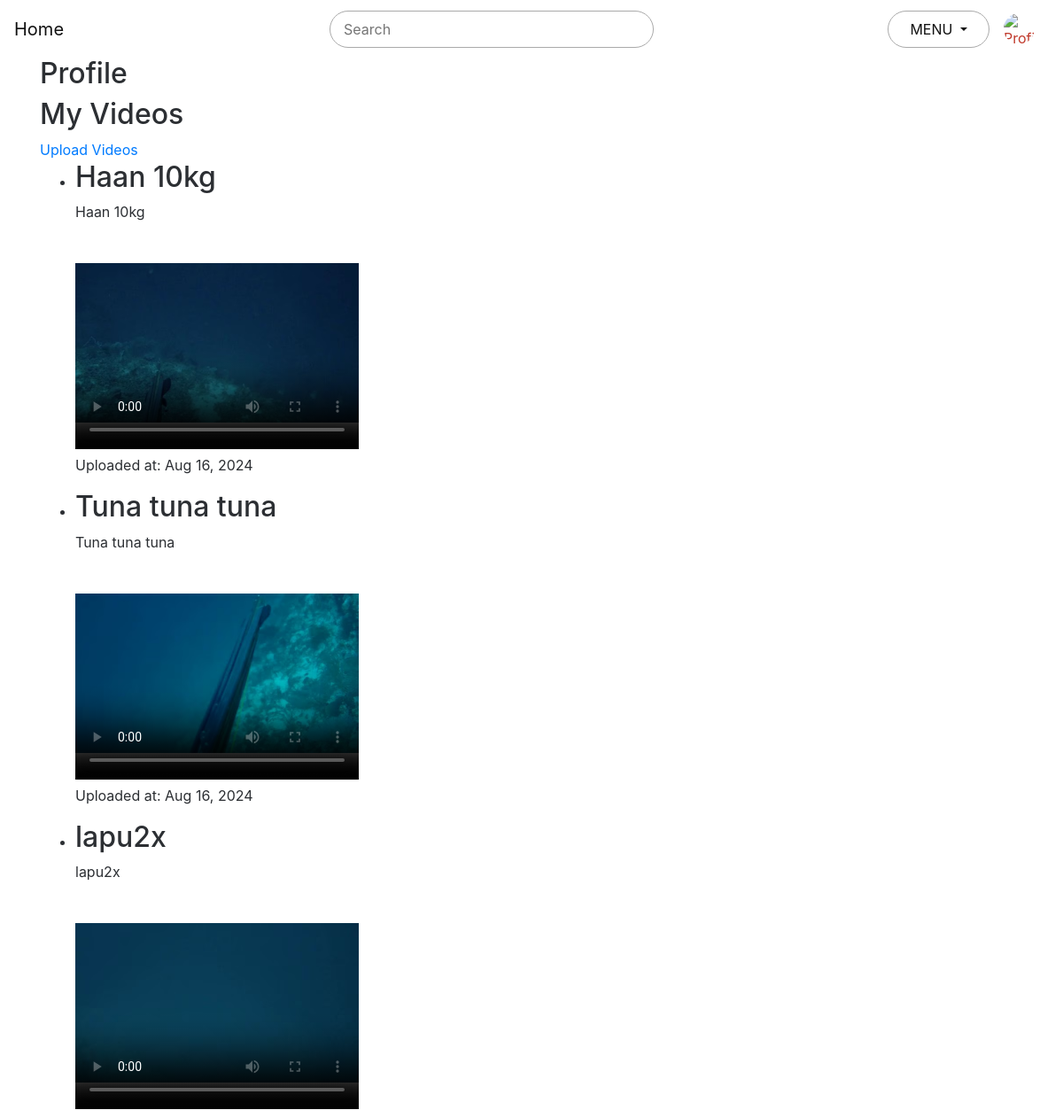
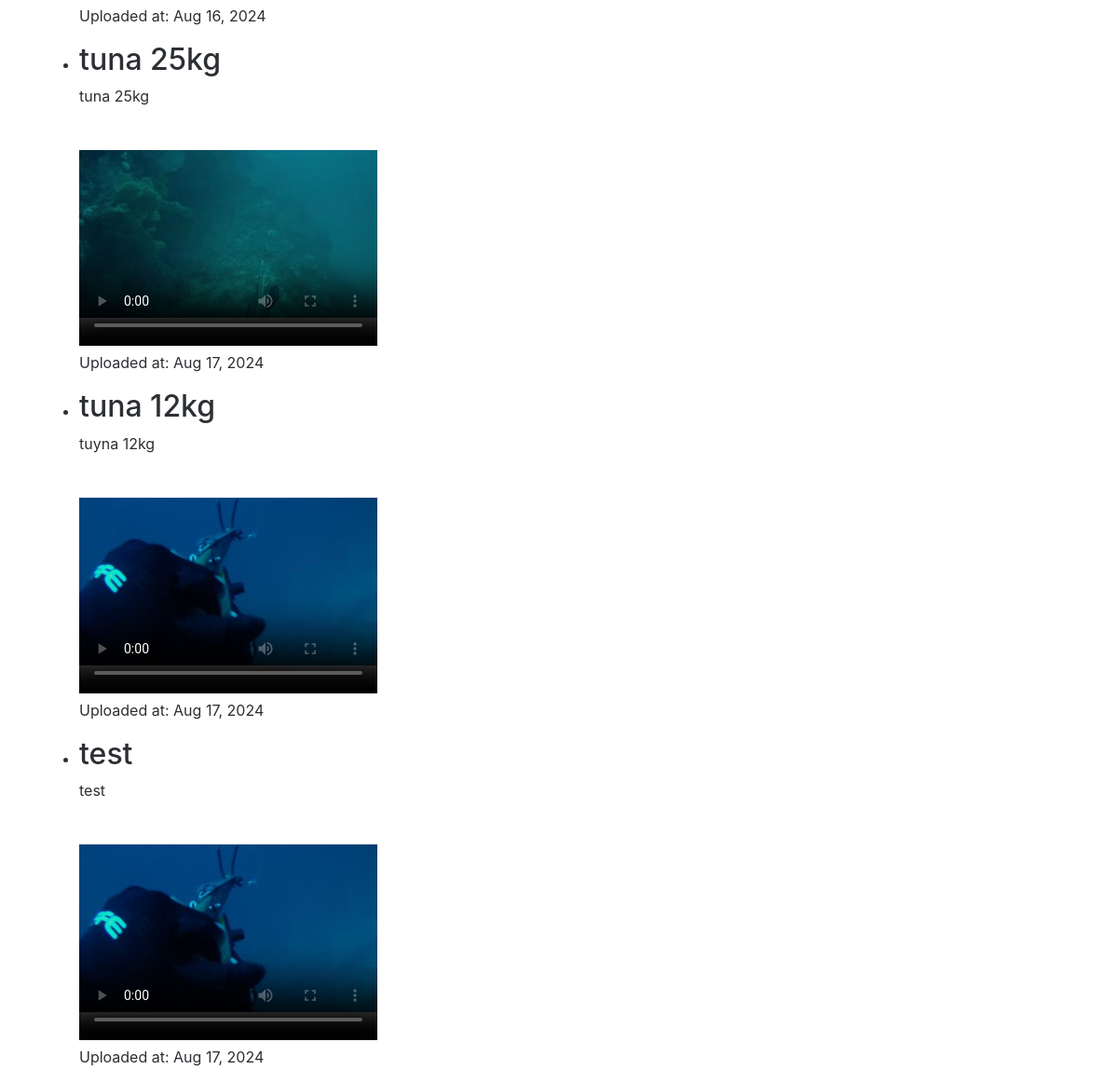
/profile/ (signed in), run on the app's committed database (2 pictures, top to bottom).
### main/models.py (models this page shows, shortened)
class Video(models.Model):
    title       = models.CharField(max_length=100)
    description = models.TextField()
    video_file  = models.FileField(upload_to="uploads/videos",
                                validators = [FileExtensionValidator(allowed_extensions=video_extensions)])
    thumbnail   = models.FileField(upload_to="uploads/thumbnails",
                                validators = [FileExtensionValidator(allowed_extensions=thumb_extensions)])
    date_posted = models.DateTimeField(default=timezone.now)
    uploader    = models.ForeignKey(User, on_delete=models.CASCADE)

### main/views.py (the view)
# urls.py: path('profile/', views.profile_view, name='profile'),
@login_required(login_url='/login/', redirect_field_name='redirect_to')
def profile_view(request):
    videos = Video.objects.filter(uploader=request.user)
    return render(request, 'layouts/profile.html', {'videos': videos})

### templates/layouts/profile.html (shortened to what this page needs)
{% extends 'layouts/index.html' %}
{% block content %}
    <div class="container">
        <h2>Profile</h2>
        <h2>My Videos</h2>
        <a href = "{% url 'upload' %}">Upload Videos</a>
        <ul>
            {% for video in videos %}
                <li>
                    <h2>{{ video.title }}</h2>
                    <p>{{ video.description }}</p>
                    <video width="320" height="240" controls poster="{{ video.thumbnail.url }}">
                        <source src="{{ video.video_file.url }}" type="video/mp4">
                    </video>
                    <p>Uploaded at: {{ video.date_posted | date:"M d, Y" }}</p>
                </li>
            {% endfor %}
        </ul>
    </div>
{% endblock content %}

### static/css/style.css (style rules this page uses)
body { background-color: #fff; color: rgba(44,47,51,1); }
.container { margin:auto; }

### data on the page
Video: title "Haan 10kg", description "Haan 10kg", date_posted "Aug 16, 2024"
Video: title "Tuna tuna tuna", description "Tuna tuna tuna", date_posted "Aug 16, 2024"
Video: title "lapu2x", description "lapu2x", date_posted "Aug 16, 2024"
Video: title "tuna 25kg", description "tuna 25kg", date_posted "Aug 17, 2024"
Video: title "tuna 12kg", description "tuyna 12kg", date_posted "Aug 17, 2024"
Video: title "test", description "test", date_posted "Aug 17, 2024"
